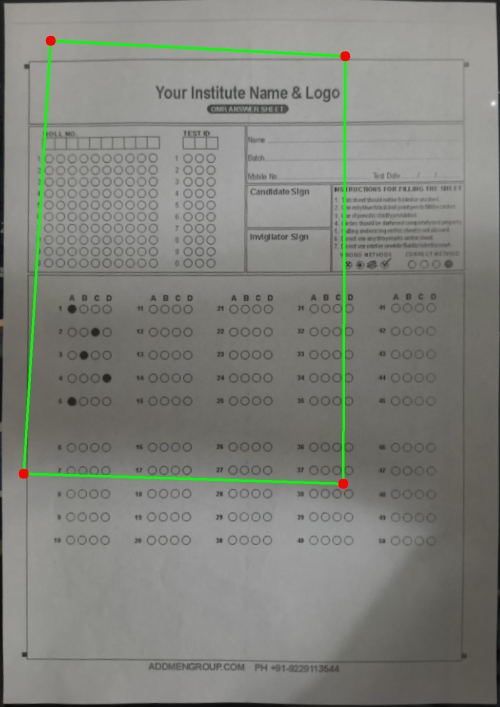
#> input picture backend/debug_test_filled_1_document.jpg, 1000 x 1414 px (shown at 1/2 size)
$ python -i omr_answer_reader.py   (imports and definitions only)
#> lines starting #> are read from the running program, lines starting #| are printed output that depends on the picture; after the words box and inside, x2 and y2 are one past the last pixel; in counts of white or black regions, pixels touching at a corner belong together
#> further down, picture is the input picture: shape (1414, 1000, 3); mean B, G, R 124.1, 130.3, 128.5
"""
OMR Cevap Okuyucu
Kalibre edilmiş bubble pozisyonlarını kullanarak işaretli şıkları tespit eder
"""

import cv2
import numpy as np
import json
import sys
from pathlib import Path

# Config
TARGET_WIDTH = 1654
TARGET_HEIGHT = 2339

# Cevap bölgesi oranları
ROI_Y_START = 0.38
ROI_Y_END = 0.92
ROI_X_START = 0.04
ROI_X_END = 0.96

# Şıklar
OPTIONS = ["A", "B", "C", "D"]

# Bubble tespit parametreleri
BUBBLE_RADIUS = 10  # Bubble çapı (piksel)
INTENSITY_THRESHOLD = 220  # Bu değerin altındaki bubble'lar "işaretli" sayılır (210'dan 220'ye çıkardık)
CONTRAST_THRESHOLD = 5  # Kontrast eşiği (10'dan 5'e düşürdük - çok hassas)


# [33 lines left out: functions load_calibration, order_points, not called in this run]


def find_paper_contour(image):
    """Görüntüde kağıt sınırlarını bul"""
    gray = cv2.cvtColor(image, cv2.COLOR_BGR2GRAY)
    blurred = cv2.GaussianBlur(gray, (5, 5), 0)
    edges = cv2.Canny(blurred, 50, 150)
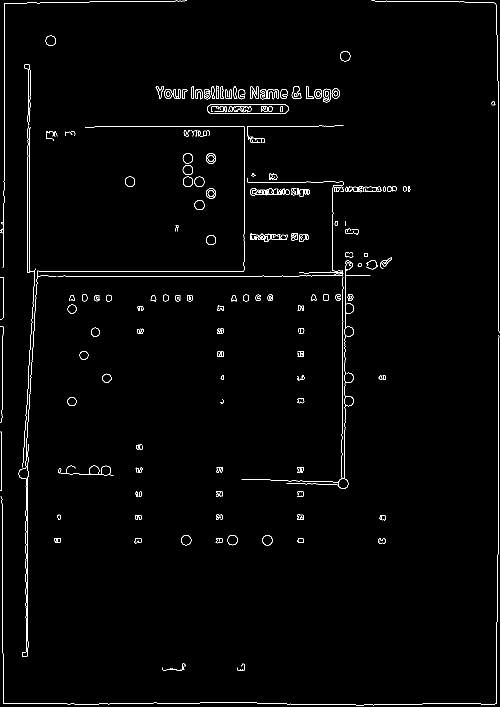
#> edges: shape (1414, 1000) (shown at 1/2 size); 1.4% white in thin lines or dots

    kernel = np.ones((3, 3), np.uint8)
    edges = cv2.dilate(edges, kernel, iterations=2)
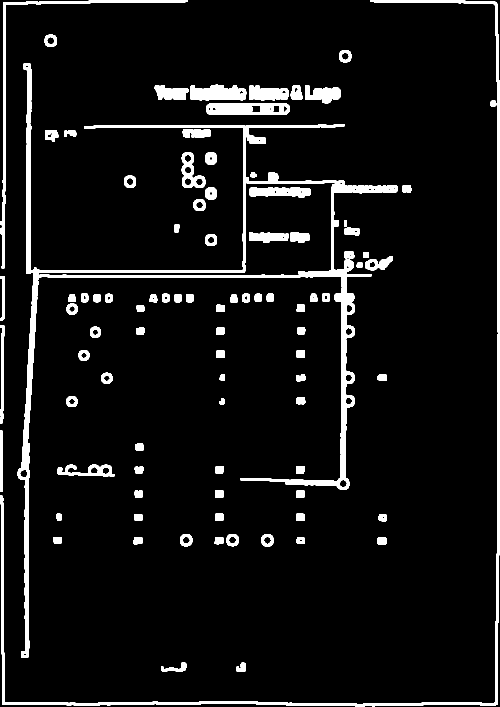
#> edges: shape (1414, 1000) (shown at 1/2 size); 6.8% white; 92 white regions

    contours, _ = cv2.findContours(edges.copy(), cv2.RETR_EXTERNAL, cv2.CHAIN_APPROX_SIMPLE)
#> contours = 92 contours; largest, box (x1, y1, x2, y2) and area: (35, 126, 795, 1316) 30065, (0, 0, 1000, 1413) 12457, (0, 0, 376, 537) 3766, (412, 206, 580, 230) 3680, (381, 169, 493, 201) 2742

    if not contours:
        return None

    contours = sorted(contours, key=cv2.contourArea, reverse=True)
    approx_factors = [0.02, 0.03, 0.04, 0.05, 0.01]

    for contour in contours[:5]:
        area = cv2.contourArea(contour)
        image_area = image.shape[0] * image.shape[1]

        if area < image_area * 0.1:
            continue

        for factor in approx_factors:
            peri = cv2.arcLength(contour, True)
            approx = cv2.approxPolyDP(contour, factor * peri, True)

            if len(approx) == 4:
                return approx.reshape(4, 2)
#> this loop made 5 passes
#> area on passes 1 to 5: 30065, 12457, 3766.5, 3680, 2742.5

    return None


# [219 lines left out: functions correct_perspective, read_answers, main, not called in this run]


# [2 lines not run here, left out]

>>> import cv2
>>> picture = cv2.imread('../backend/debug_test_filled_1_document.jpg')
>>> result = find_paper_contour(picture)

$ run again, on backend/debug_test_filled_3_answer_zone.jpg
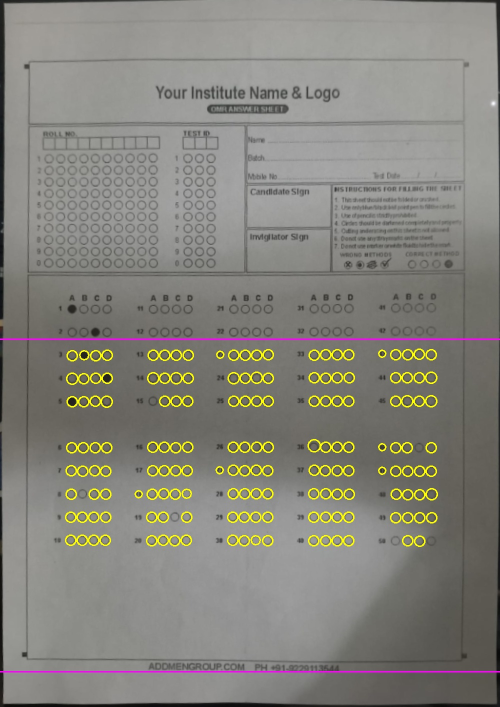
#> input picture backend/debug_test_filled_3_answer_zone.jpg, 1000 x 1414 px (shown at 1/2 size)
#> picture is the input picture: shape (1414, 1000, 3); mean B, G, R 123.8, 131.9, 133.5
#> in find_paper_contour, `edges = cv2.Canny(blurred, 50, 150)`:
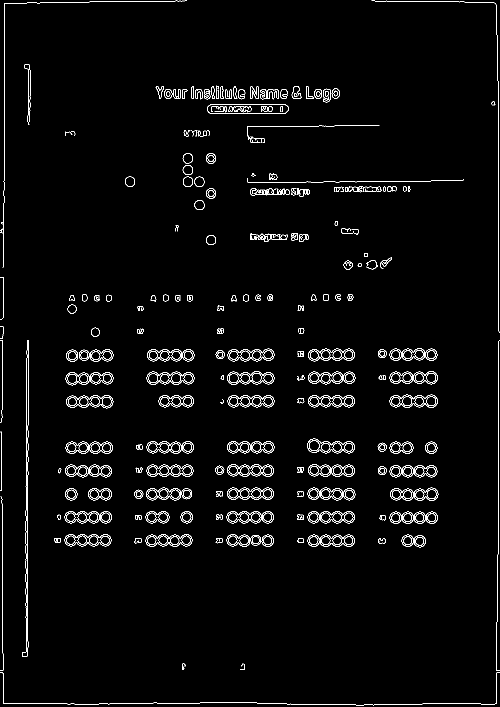
#> edges: shape (1414, 1000) (shown at 1/2 size); 2.6% white in thin lines or dots
#> in find_paper_contour, `edges = cv2.dilate(edges, kernel, iterations=2)`:
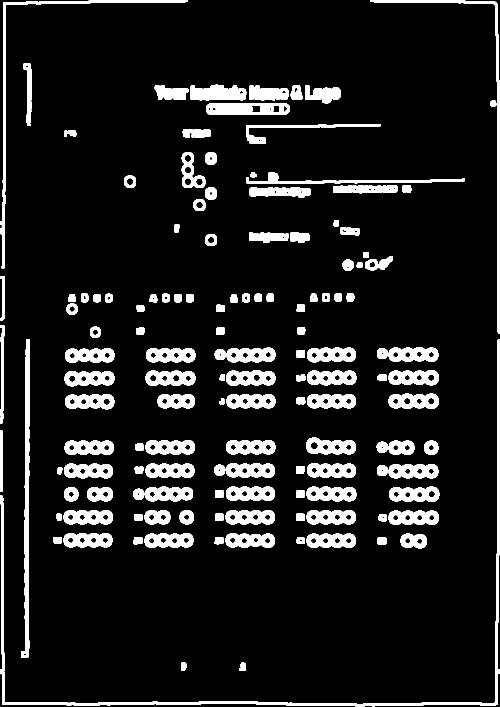
#> edges: shape (1414, 1000) (shown at 1/2 size); 11.2% white; 135 white regions
#> contours = 135 contours; largest, box (x1, y1, x2, y2) and area: (0, 678, 1000, 1413) 8808, (42, 678, 60, 1316) 4902, (0, 0, 376, 537) 3766, (741, 0, 1000, 668) 3680, (412, 206, 580, 230) 3680
#> the loop in find_paper_contour, `for contour in contours[:5]:` made 5 passes
#> area on passes 1 to 5: 8808, 4901.5, 3766.5, 3680.5, 3680
